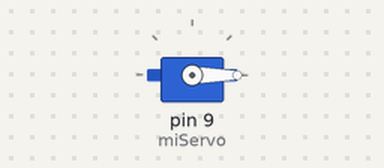
The sketch below on a simulated Arduino Uno, built with avr-gcc and run on an emulated ATmega328P. Parts: servo.

Above: at 0.05 s.
At 2.05 s:
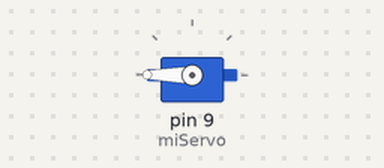
At 4.0 s:
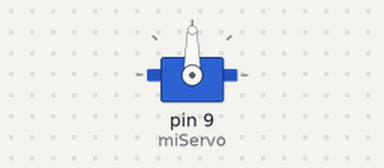
Timing chart, 0 to 5.2 s (numbered marks = the images above):
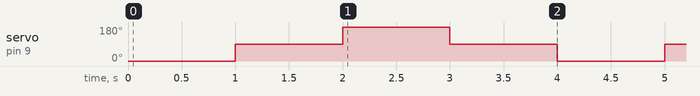

The sketch:

ServoMotor.ino
```cpp
#include <Servo.h>
#define POT A0


Servo miServo;

void setup() {
  // put your setup code here, to run once:

  miServo.attach(9);

}

void loop() {
  // put your main code here, to run repeatedly:

  miServo.write(0);
  delay(1000);
  miServo.write(90);
  delay(1000);
  miServo.write(180);
  delay(1000);

  miServo.write(90);
  delay(1000);
}
```

Measured:
- by itself, servo on pin 9 (miServo): repeats every 4.0 s: 180° 1.0 s, 90° 1.0 s, 0° 1.0 s, 90° 1.0 s
